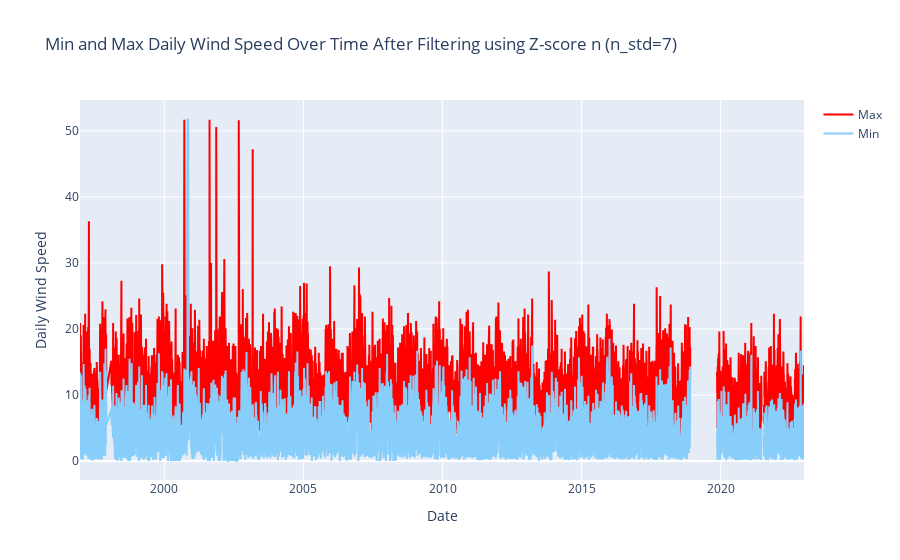

The cell this chart's notebook holds for it:
### Code cell
# Z-score Method
from scipy.stats import zscore

wind = kind_df["wind"]
wind_speed_data = wind['FF_10_wind']
n_std = 7

# Calculate Z-scores
z_scores = zscore(wind_speed_data)

outliers_mask = (abs(z_scores) > n_std)

df_no_outliers   = wind[~outliers_mask]
df_outliers_only = wind[outliers_mask]

fig = get_min_max_fig(df_no_outliers, 'Min and Max Daily Wind Speed Over Time After Filtering using Z-score n (n_std=7) ')
fig.show()

### Figure 1 — Plotly figure (JSON) as saved in the notebook; plotly's stock layout.template omitted (floating-point values rounded to 4 significant figures; data arrays with more than 128 entries replaced by an {"elided": "..."} marker saying what was removed)
{"data": [{"marker": {"color": "red", "size": 3}, "mode": "lines", "name": "Max", "type": "scatter", "x": {"elided": "9397 str values"}, "y": {"elided": "9397 float values"}}, {"marker": {"color": "lightskyblue", "size": 3}, "mode": "lines", "name": "Min", "type": "scatter", "x": {"elided": "9397 str values"}, "y": {"elided": "9397 float values"}}], "layout": {"title": {"text": "Min and Max Daily Wind Speed Over Time After Filtering using Z-score n (n_std=7) "}, "xaxis": {"title": {"text": "Date"}}, "yaxis": {"title": {"text": "Daily Wind Speed"}}}}
